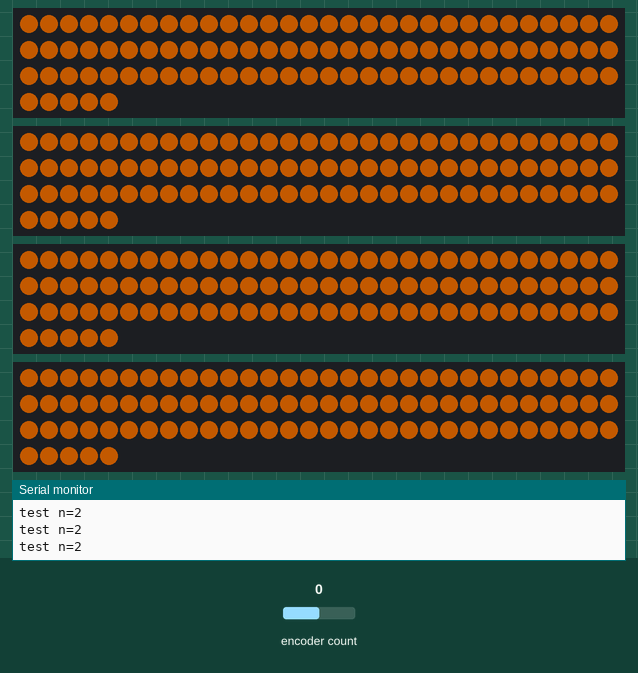
This sketch was run on a simulated Arduino Uno, built with avr-gcc and run on an emulated ATmega328P. Parts: 4 × 95 RGB LEDs in strip order, left to right, continuing on the next row, the last lines printed to the serial monitor. Inputs (shaded band) come from the test bench; at power-on: encoder count 0. Dim RGB values are drawn brighter than linear.

Above: at 1.28 s.
1.3 s: encoder count set to 1
At 17.49 s:
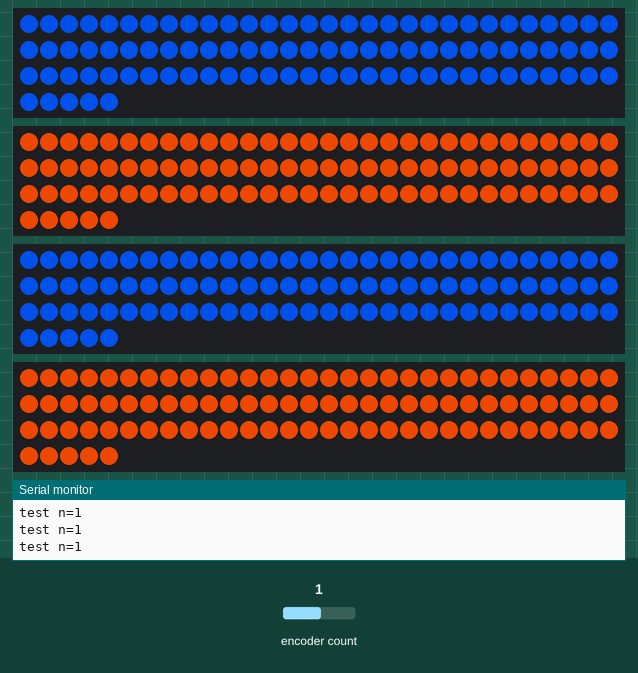
At 18.08 s:
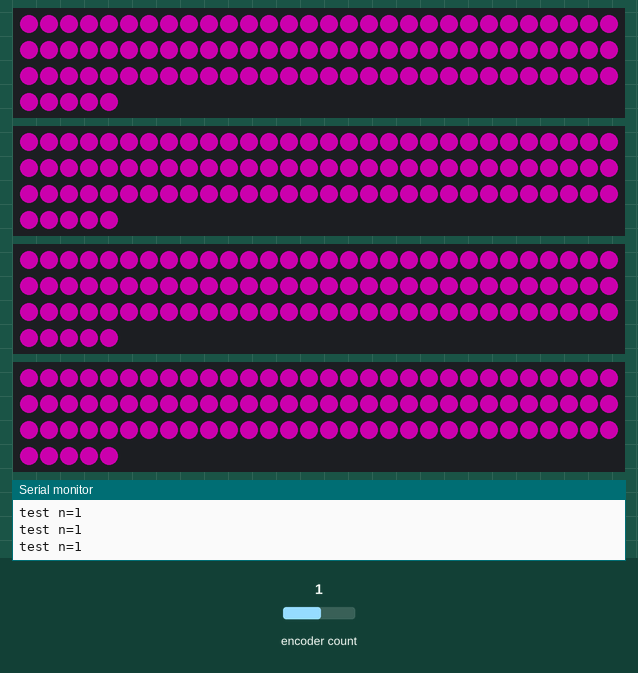

The sketch:

map_Ver2_CBRF.ino
```cpp
#include <FastLED.h>
#include "GyverEncoder.h"

Encoder enc1(3, 2);
unsigned long previousMillis1;
unsigned long interval = 16000;

#define NUM_LEDS_PER_STRIP 95
CRGB Lenta1[NUM_LEDS_PER_STRIP];
CRGB Lenta2[NUM_LEDS_PER_STRIP];
CRGB Lenta3[NUM_LEDS_PER_STRIP];
CRGB Lenta4[NUM_LEDS_PER_STRIP];

int thisdelay = 100;
int thishue = 0;
int thissat = 255;
int thisindex = 0;
int idex = 0;
int ihue1 = 212;
int ihue2 = 212;
int ihue3 = 212;
int ihue4 = 212;
int ibright = 0;
int znach1 = 0;
int znach2 = 1;
int znach3 = 0;
int znach4 = 1;
int ledMode = 1;
int ihue_smena = 30;
int t1 = 1;
int ibright1 = 0;
int ibright2 = 255;
int n = 2;

void setup() {
  Serial.begin(9600);
  LEDS.setBrightness(255);
  FastLED.addLeds<NEOPIXEL, 6>(Lenta1, NUM_LEDS_PER_STRIP);
  FastLED.addLeds<NEOPIXEL, 7>(Lenta2, NUM_LEDS_PER_STRIP);
  FastLED.addLeds<NEOPIXEL, 8>(Lenta3, NUM_LEDS_PER_STRIP);
  FastLED.addLeds<NEOPIXEL, 9>(Lenta4, NUM_LEDS_PER_STRIP);
  previousMillis1 = millis();
}

void red_fade_fast() {
  if (znach1 == 0) {
    ihue1 = ihue1 + 1;
    if (ihue1 == 30) {
      znach1 = 1;
      ihue1 = ihue1 - 1;
    }
    if (ihue1 == 255) {
      ihue1 = 0;
      ihue1 = ihue1 + 1;
    }
  }
  if (znach1 == 1) {
    ihue1 = ihue1 - 1;
    if (ihue1 == 0) {
      ihue1 = 255;
      ihue1 = ihue1 - 1;
    }
    if (ihue1 == 140) {
      znach1 = 0;
      ihue1 = ihue1 + 1;
    }
  }
  for (int idex = 0 ; idex < NUM_LEDS_PER_STRIP; idex++ ) {
    Lenta1[idex] = CHSV(ihue1, thissat, 255);
  }
  if (znach2 == 0) {
    ihue2 = ihue2 + 1;
    if (ihue2 == 30) {
      znach2 = 1;
      ihue2 = ihue2 - 1;
    }
    if (ihue2 == 255) {
      ihue2 = 0;
      ihue2 = ihue2 + 1;
    }
  }
  if (znach2 == 1) {
    ihue2 = ihue2 - 1;
    if (ihue2 == 0) {
      ihue2 = 255;
      ihue2 = ihue2 - 1;
    }
    if (ihue2 == 140) {
      znach2 = 0;
      ihue2 = ihue2 + 1;
    }
  }
  for (int idex = 0 ; idex < NUM_LEDS_PER_STRIP; idex++ ) {
    Lenta2[idex] = CHSV(ihue2, thissat, 255);
  }
  if (znach3 == 0) {
    ihue3 = ihue3 + 1;
    if (ihue3 == 30) {
      znach3 = 1;
      ihue3 = ihue3 - 1;
    }
    if (ihue3 == 255) {
      ihue3 = 0;
      ihue3 = ihue3 + 1;
    }
  }
  if (znach3 == 1) {
    ihue3 = ihue3 - 1;
    if (ihue3 == 0) {
      ihue3 = 255;
      ihue3 = ihue3 - 1;
    }
    if (ihue3 == 140) {
      znach3 = 0;
      ihue3 = ihue3 + 1;
    }
  }
  for (int idex = 0 ; idex < NUM_LEDS_PER_STRIP; idex++ ) {
    Lenta3[idex] = CHSV(ihue3, thissat, 255);
  }
  if (znach4 == 0) {
    ihue4 = ihue4 + 1;
    if (ihue4 == 30) {
      znach4 = 1;
      ihue4 = ihue4 - 1;
    }
    if (ihue4 == 255) {
      ihue4 = 0;
      ihue4 = ihue4 + 1;
    }
  }
  if (znach4 == 1) {
    ihue4 = ihue4 - 1;
    if (ihue4 == 0) {
      ihue4 = 255;
      ihue4 = ihue4 - 1;
    }
    if (ihue4 == 140) {
      znach4 = 0;
      ihue4 = ihue4 + 1;
    }
  }
  for (int idex = 0 ; idex < NUM_LEDS_PER_STRIP; idex++ ) {
    Lenta4[idex] = CHSV(ihue4, thissat, 255);
  }
  LEDS.show();
  delay(thisdelay);
}

void change_mode(int newmode) {
  thissat = 255;
  switch (newmode) {
    case 1: thisdelay = 50; break;
    case 2: thisdelay = 10; break;
  }
  znach1 = 0;
  znach2 = 1;
  znach3 = 0;
  znach4 = 1;
  ihue_smena = 30;
  ledMode = newmode;
  ibright1 = 0;
  ibright2 = 255;
  Serial.println("change mode");
}

void change_ihue() {
  if (t1 == 1) {
    ihue_smena = ihue_smena - 1;
    if (ihue_smena == 0) {
      ihue_smena = 255;
      Serial.println("ihue_smena=255");
      ihue_smena = ihue_smena - 1;
    }
    if (ihue_smena == 212) {
      t1 = 0;
      Serial.println("ihue_smena=212");
    }
    for (int idex = 0 ; idex < NUM_LEDS_PER_STRIP; idex++ ) {
      Lenta1[idex] = CHSV(ihue_smena, thissat, 255);
      Lenta2[idex] = CHSV(ihue_smena, thissat, 255);
      Lenta3[idex] = CHSV(ihue_smena, thissat, 255);
      Lenta4[idex] = CHSV(ihue_smena, thissat, 255);
    }
    LEDS.show();
    delay(thisdelay);
  }
}

void perehod() {
  change_ihue();
  Serial.println("perehod test1");
  if (t1 == 0) {
    red_fade_fast();
    Serial.println("perehod test2");
  }
  LEDS.show();
  delay(thisdelay);
}

void one_color_all2() {
  t1 = 1;
  if (n == 1) {
    ibright2 = ibright2 - 1;
    if (ibright2 <= 0) {
      n = 2;
    }
    Serial.println("test n=1");
    for (int idex = 0 ; idex < NUM_LEDS_PER_STRIP; idex++ ) {
      Lenta1[idex] = CHSV(ihue1, thissat, ibright2);
      Lenta2[idex] = CHSV(ihue2, thissat, ibright2);
      Lenta3[idex] = CHSV(ihue3, thissat, ibright2);
      Lenta4[idex] = CHSV(ihue4, thissat, ibright2);
    }
    LEDS.show();
  }
  if (n == 2) {
    ibright1 = ibright1 + 3;
    Serial.println("test n=2");
    if (ibright1 >= 255) {
      n = 3;
      Serial.println("test n=3");
    }
    for (int idex = 0 ; idex < NUM_LEDS_PER_STRIP; idex++ ) {
      Lenta1[idex] = CHSV(30, thissat, ibright1);
      Lenta2[idex] = CHSV(30, thissat, ibright1);
      Lenta3[idex] = CHSV(30, thissat, ibright1);
      Lenta4[idex] = CHSV(30, thissat, ibright1);
    }
    LEDS.show();
  }
}

void loop() {
  enc1.tick();
  switch (ledMode) {
    case  1: one_color_all2(); break;
    case  2: perehod(); break;
  }
  if (enc1.isTurn()) {
    previousMillis1 = millis();
    if (ledMode != 2) {
      ledMode = 2;
      change_mode(ledMode);
      n = 1;
    }
    Serial.println("turn");
  }
  if (millis() - previousMillis1 > interval) {
    if (ledMode == 2) {
      ledMode = 1;
      change_mode(ledMode);
      ihue1 = 212;
      ihue2 = 212;
      ihue3 = 212;
      ihue4 = 212;
    }
  }
}
```
